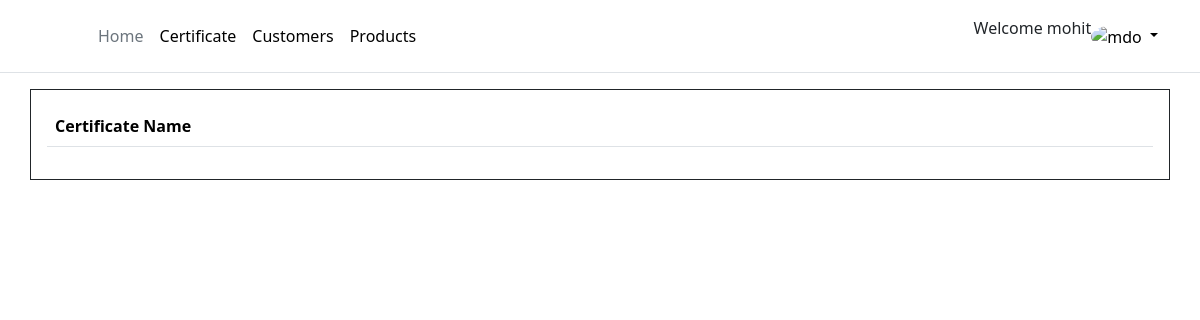
The page /certificate_link/ (signed in) on the database as committed earlier.
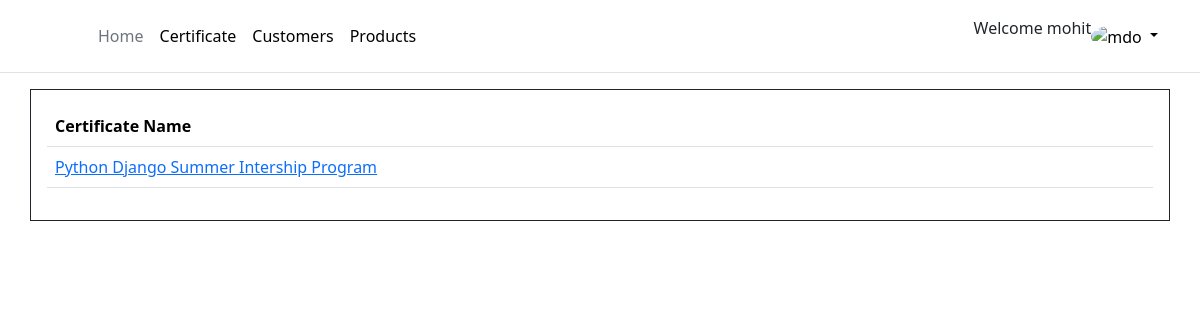
The same page on the database as committed later.
### certificate_app/models.py (models this page shows, shortened)
class CertificateRequest(models.Model):
    user = models.ForeignKey(User, on_delete=models.CASCADE)
    certification = models.ForeignKey(Certification, on_delete=models.CASCADE)
    enrollment = models.ForeignKey(Enrollment,on_delete=models.CASCADE)
    status = models.CharField(max_length=20, choices=[("pending", "Pending"), ("approved", "Approved"), ("denied", "Denied")], default="pending")
    issuing_date = models.DateField(null=True,blank=True)
    issuing_authority = models.CharField(max_length=100)
    def __str__(self):
        return self.certification.title

class Certification(models.Model):
    title = models.CharField(max_length=100)
    description = models.TextField()
    duration = models.PositiveIntegerField(help_text="Duration in hours")

### certificate_app/views.py (the view)
# urls.py: path('certificate_link/',views.certificate_link),
@login_required(login_url='/')
def certificate_link(request):
    data = CertificateRequest.objects.filter(user=request.user)
    return render(request,'certificate_links.html',{'data':data})

### templates/certificate_links.html (shortened to what this page needs)
{% extends "base.html" %}
{% block certificate_link %}
<div class="container border border-dark p-3">
<table class="table">
    <thead class="thead-dark">
      <tr>
        <th scope="col">Certificate Name</th>
      </tr>
    </thead>
    <tbody>
     {% for i in data %}
      <tr>
        <td><a href="/certificate_output/{{i.id}}/">{{i}}</a></td>
      </tr>
      {% endfor %}
    </tbody>
  </table>
</div>
{% endblock certificate_link %}

Rows that differ between the two databases and show on the page:
added CertificateRequest: certification.title "Python Django Summer Intership Program"
